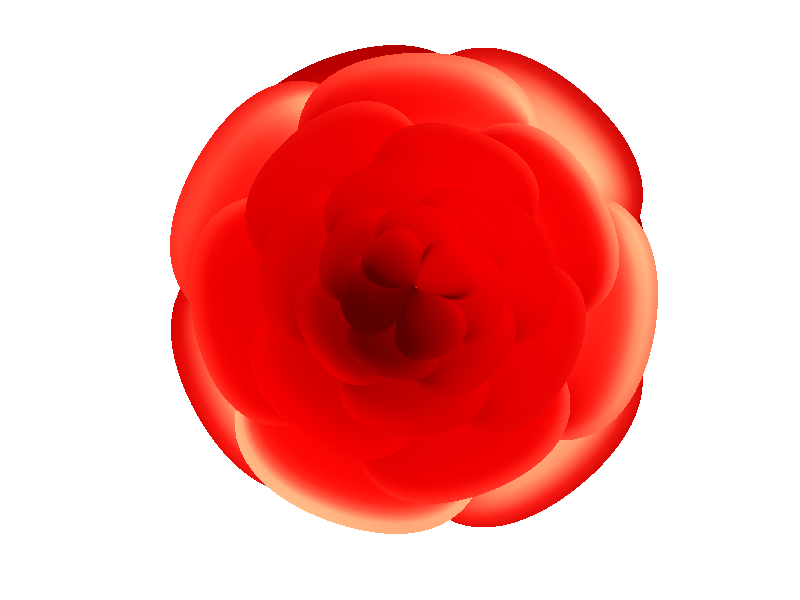

Here is the MATLAB script that generated this plot:
[x,t] = meshgrid((0:24)/24,(0:.5:575)/575*17*pi-2*pi); 
p = (pi/2)*exp(-t/(8*pi));
u = 1-(1-mod(3.6*t,2*pi)/pi).^4/2;
y = 2*(x.^2-x).^2.*sin(p); 
r = u.*(x.*sin(p)+y.*cos(p)); 
figure('color','w');
view(-22,66);
axis image off ;
surface(r.*cos(t),r.*sin(t),u.*(x.*cos(p)-y.*sin(p)),'EdgeC','n','FaceC','r') ;
light('pos',[-.25 -.25 1], 'style','local', 'col',[1 0.84 0.6]);
lighting gouraud